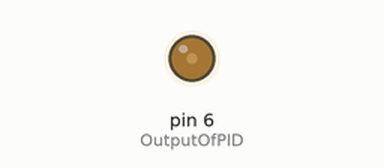
Bench run of a sketch on a simulated Arduino Uno, built with avr-gcc and run on an emulated ATmega328P. Parts: output pins drawn as LEDs (lit = HIGH). What the sketch prints to the serial monitor is not drawn.

Above: at 28.82 s.
Timing chart, 0 to 40.0 s (numbered marks = the images above):
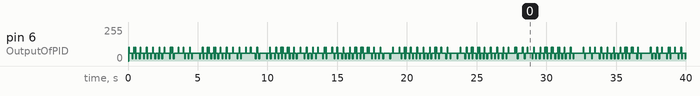

The sketch:

Task_7_2.ino
```cpp
#define Sensor 5
#define OutputOfPID 6
//How many pulses the Hall Sensor outputs
int Counts = 0;
//This is the pid class definition
class PID{
  public:
  //Takes in the proportional,integration and drivitive coefficients
  //and takes the maximum integration output when making an object
  PID(float KpInput,float KiInput,float KdInput,float fInput){
  Kp = KpInput;//proportional coefficients
  Ki = KiInput;//integration coefficients
  Kd = KdInput;//drivitive coefficients
  f = fInput;//maximum integration output
  LastTime = (float)millis()/ 1000;//initiating the starting time
  }
  //Calculates the time difference
  float GetDeltaTime(){
    //ensuring that delta time isn't 0
    delay(50);
    //Takes in the present time
    float TimeNow = (float)millis()/ 1000;
    float dTime;
    //Calculates the time difference
    dTime = TimeNow - LastTime;
    //Setting the time for the next Calculation
    LastTime = TimeNow;

    return dTime;
  }

  float PID_Output(float OutputNeeded,float SensorReading){
    //Calculating the error
    float Error = OutputNeeded - SensorReading;
    //Getting deltatime
    float DeltaTime = GetDeltaTime();
    //Getting the Proportional, Integration and Drivitive to add
    float PIDProportional = Proportional(Kp,Error);
    float PIDIntegration = Integration(Ki,f,Error,DeltaTime);
    float PIDDrivitive = Drivitive(Kd,Error,LastError,DeltaTime);

    return PIDProportional+PIDIntegration+PIDDrivitive;
  }

  private:
  //This is the accumulative integration error
  float IntegrationError = 0;
  //Keeps the last error value
  float LastError = 0;

  float Kd,Ki,Kp,f;
  float LastTime;
  //Calculates the proportional part of PID
  float Proportional(float Kp,float Error){

    return Kp * Error;
  }
  //Calculates the integration part of PID
  float Integration(float Ki,float f,float Error,float DeltaTime){
    //Solves the Integral windup by giving a max value
    if(IntegrationError <= f){
    //calculates the integration
    IntegrationError += Error * DeltaTime;

    }

    return Ki * IntegrationError;
  }
  //Calculates the drivitive part of PID
  float Drivitive(float Kd,float Error,float LastError,float DeltaTime){
    //Calculates the drivitive
    float DrivitiveError = (Error - LastError) / DeltaTime;
    //Setting the time for the next Calculation
    LastError = Error;

    return Kd * DrivitiveError;
  }


};

float GetSensorReading(){
  float BeginTime = millis();
  float TimeNow;
  //waits for 1 second
  while(TimeNow >= BeginTime + 1000){
    TimeNow = millis();
  }
  //450 is how many pulses the Hall Sensor outputs for every liter in the YF-S201 modle it is sensor dependent
  //2.11888 is the convertion constant to convert from L/S to CFM
  //See https://www.seeedstudio.com/blog/2020/05/11/how-to-use-water-flow-sensor-with-arduino/ for the proof to get the flow rate in L/S
  float FlowRate = (float)Counts/450*2.11888;
  //Resetting the counts for the next Calculation
  Counts = 0;

  return FlowRate;
}

void GetCounts(){
  Counts++;
}

void setup() {

  pinMode(Sensor,INPUT);
  pinMode(OutputOfPID,OUTPUT);

  attachInterrupt(digitalPinToInterrupt(Sensor), GetCounts, RISING);

  Serial.begin(9600);
}

void loop() {

  float OutputNeeded = 90;
  float FlowRateOutput = GetSensorReading();

  PID MyPID(5,2,1.2,80);
  float Output = MyPID.PID_Output(OutputNeeded,FlowRateOutput);

  Serial.println(Output);

  analogWrite(OutputOfPID, Output);
}
```
